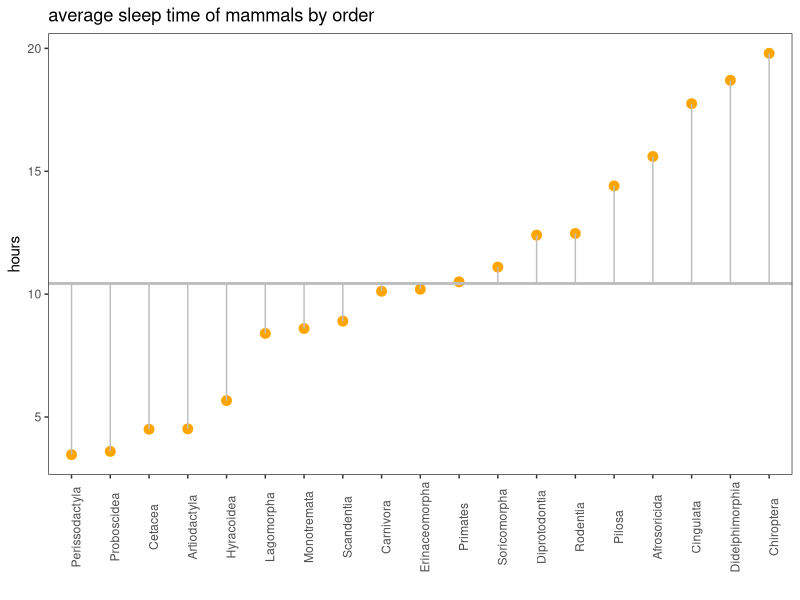
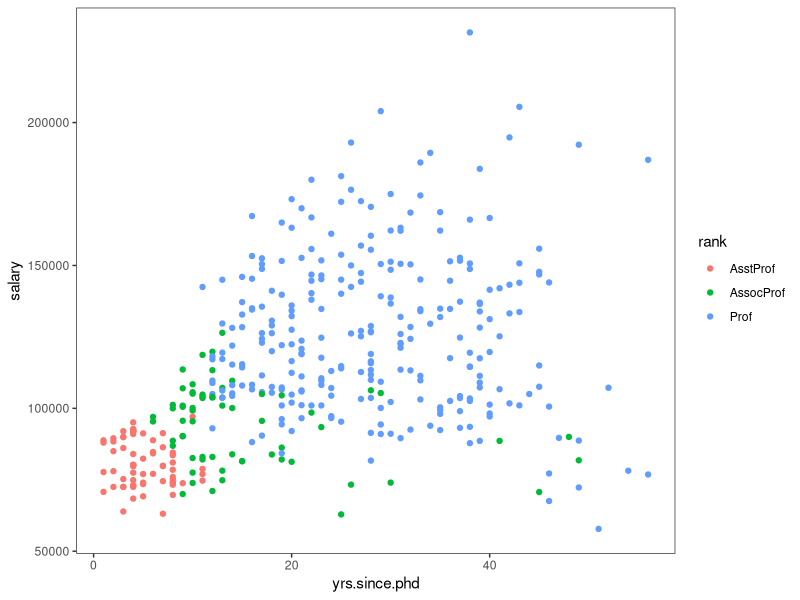
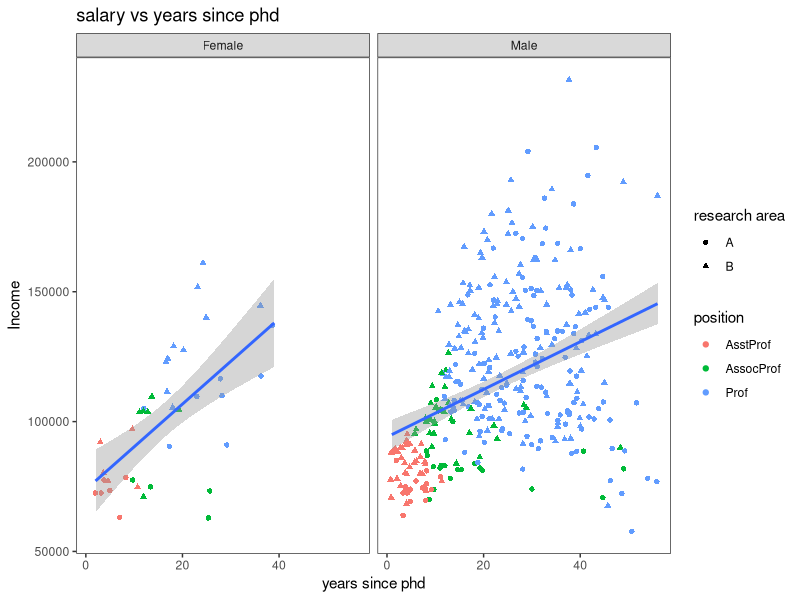
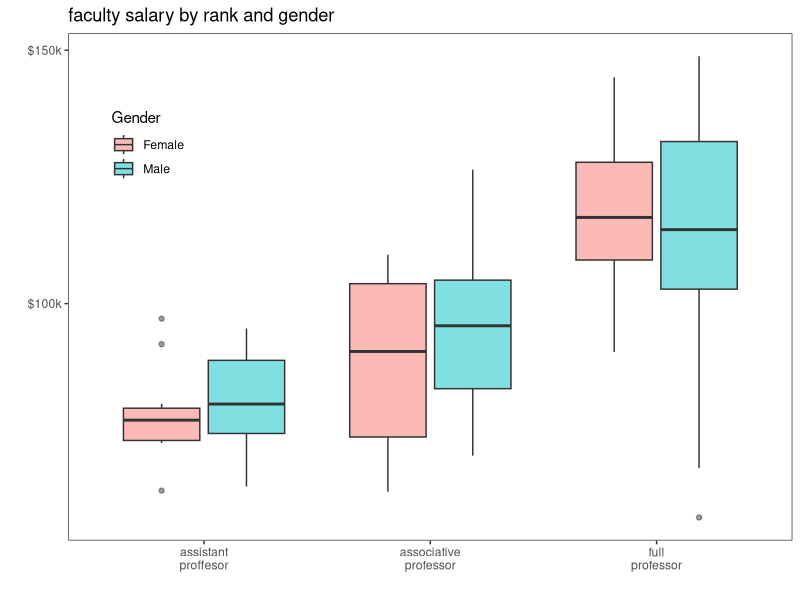

The R script that drew these images, in order:
library(tidyverse)
library(forcats)
View(msleep)
theme_set(theme_bw()+theme(panel.grid = element_blank()))

msleep %>% 
  group_by(order) %>% 
  summarise(mean_sleep=mean(sleep_total)) %>% 
  mutate(order=fct_reorder(order,mean_sleep)) %>% 
  ggplot(aes(x=order,y=mean_sleep))+
  geom_point(size=3,
             colour="orange")+
  geom_segment(aes(x=order,
                   y=mean(msleep$sleep_total),
                   xend = order,
                   yend = mean_sleep),
               colour="grey")+
  geom_hline(yintercept = mean(msleep$sleep_total),
             colour="grey",
             size=1)+
  theme(axis.text.x = element_text(angle = 90))+
  labs(title = "average sleep time of mammals by order",
       x="",
       y="hours")




library(car)
library(tidyverse)
View(Salaries)
Salaries %>% 
  ggplot(aes(x=yrs.since.phd,
             y=salary,
             colour = rank))+
  geom_point()

Salaries %>% 
  ggplot(aes(yrs.since.phd,salary))+
  geom_jitter(aes(colour = rank,shape = discipline))+
  geom_smooth(method = lm)+
  facet_wrap(~sex)+
  labs(title = "salary vs years since phd",
       x="years since phd",
       y="Income",
       color="position",
       shape="research area"
  )
  

Salaries %>% 
  filter(salary < 150000) %>% 
  ggplot(aes(x=rank,y = salary,fill=sex))+
  geom_boxplot(alpha=0.5)+
  scale_x_discrete(breaks=c("AsstProf","AssocProf","Prof"),
                   labels=c("assistant\nproffesor","associative\nprofessor","full\nprofessor"))+
  scale_y_continuous(breaks = c(50000,100000,150000,200000),
                     labels=c("$50k","$100k","$150k","$200k"))+
  labs(title = "faculty salary by rank and gender",
       x="",
       y="",
       fill="Gender",
       )+
  theme(legend.position = c(.11,.78))
